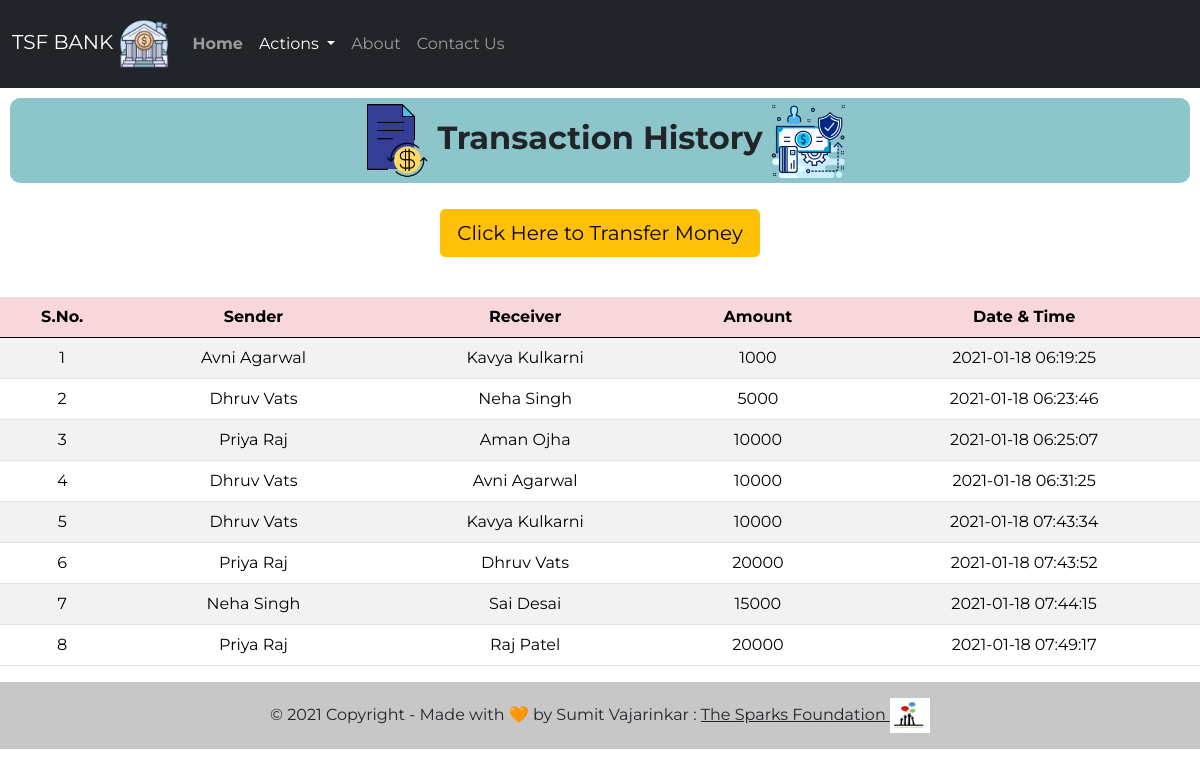
The page /history.php on the database its author committed.
### tables this page shows
CREATE TABLE `transaction` (
  `sno` int(3) NOT NULL,
  `sender` text NOT NULL,
  `receiver` text NOT NULL,
  `balance` int(8) NOT NULL,
  `datetime` datetime NOT NULL DEFAULT current_timestamp()
);

### history.php (the view, shortened to what this page needs)
<!doctype html>
<html lang="en">
<head>
    <link href="https://cdn.jsdelivr.net/npm/bootstrap@5.0.0-beta1/dist/css/bootstrap.min.css" rel="stylesheet"
>
    <link rel="stylesheet" href="css/style3.css">
</head>
<body>
    <nav class="navbar py-2 navbar-expand-lg navbar-dark bg-dark">
        <div class="container-fluid">
        <a class="navbar-brand" href="#">TSF BANK <img src="logos/logo.webp" alt="Bank" width="50" height="50"></a>
            <div class="collapse navbar-collapse" id="navbarSupportedContent">
                <ul class="navbar-nav me-auto mb-8 mb-lg-0">
                    <li class="nav-item py-3">
                        <a class="nav-link" aria-current="page" href="index.php"><strong>Home</strong></a>
                    </li>
                    <li class="nav-item dropdown py-3">
                        <a class="nav-link dropdown-toggle active" href="#" id="navbarDropdown" role="button"
                            data-bs-toggle="dropdown" aria-expanded="false">
                            Actions
                        </a>
                    </li>
                    <li class="nav-item py-3">
                        <a class="nav-link" href="https://www.thesparksfoundationsingapore.org/ "target="_blank">About</a>
                    </li>
                    <li class="nav-item py-3">
                        <a class="nav-link" href="contact.php">Contact Us</a>
                    </li>
                </ul>
            </div>
        </div>
    </nav>
<class class="welcome">
        <h2>
            <img src="logos/t1.png" alt="Bank" width="75" height="75" style="font-weight: bold;"> <strong>Transaction History</strong> <img
                src="logos/t2.webp" alt="Bank" width="75" height="75">
        </h2>
    </class>
<div class="d-grip gap-2 col-6 mx-auto text-center p-3 mb-2">
    <a href="money.php"><button type="button" class="btn btn-warning btn-lg mb-3">Click Here to Transfer Money</button></a>
</div>
       <div class="table-responsive-sm">
    <table class="table table-hover table-striped">
        <thead style="color : black;" class="table-danger">
            <tr>
                <th class="text-center">S.No.</th>
                <th class="text-center">Sender</th>
                <th class="text-center">Receiver</th>
                <th class="text-center">Amount</th>
                <th class="text-center">Date & Time</th>
            </tr>
        </thead>
        <tbody>
        <?php
include 'connect.php';
$sql ="SELECT * FROM transaction";
$query =mysqli_query($conn, $sql);
while($rows = mysqli_fetch_assoc($query))
{
?>
<tr style="color : black;">
            <td class="text-center py-2"><?php echo $rows['sno']; ?></td>
            <td class="text-center py-2"><?php echo $rows['sender']; ?></td>
            <td class="text-center py-2"><?php echo $rows['receiver']; ?></td>
            <td class="text-center py-2"><?php echo $rows['balance']; ?> </td>
            <td class="text-center py-2"><?php echo $rows['datetime']; ?> </td>
        <?php
}
        ?>
        </tbody>
    </table>
    </div>
    <div class="foot">
        <footer class="bg-light text-center text-lg-start">
            <div class="text-center p-3" style="background-color: rgba(0, 0, 0, 0.2)">
                © 2021 Copyright - Made with 🧡 by Sumit Vajarinkar :
                <a class="text-dark" href="https://www.thesparksfoundationsingapore.org/" target="_blank"> The Sparks
                    Foundation <img src="logos/tsf.png" alt="" width="40" height="35"></a>
            </div>
        </footer>
    </div>
</body>
</html>

### css/style3.css (style rules this page uses)
* { font-family: 'Montserrat', sans-serif; }
.welcome h2 { margin: 10px; padding: 5px; text-align: center; background-color:rgba(141, 198, 202, 0.993) ; border-radius: 10px; }

### rows shown on the page
transaction: sno "1", sender "Avni Agarwal", receiver "Kavya Kulkarni", balance "1000", datetime "2021-01-18 06:19:25"
transaction: sno "2", sender "Dhruv Vats", receiver "Neha Singh", balance "5000", datetime "2021-01-18 06:23:46"
transaction: sno "3", sender "Priya Raj", receiver "Aman Ojha", balance "10000", datetime "2021-01-18 06:25:07"
transaction: sno "4", sender "Dhruv Vats", receiver "Avni Agarwal", balance "10000", datetime "2021-01-18 06:31:25"
transaction: sno "5", sender "Dhruv Vats", receiver "Kavya Kulkarni", balance "10000", datetime "2021-01-18 07:43:34"
transaction: sno "6", sender "Priya Raj", receiver "Dhruv Vats", balance "20000", datetime "2021-01-18 07:43:52"
transaction: sno "7", sender "Neha Singh", receiver "Sai Desai", balance "15000", datetime "2021-01-18 07:44:15"
transaction: sno "8", sender "Priya Raj", receiver "Raj Patel", balance "20000", datetime "2021-01-18 07:49:17"
